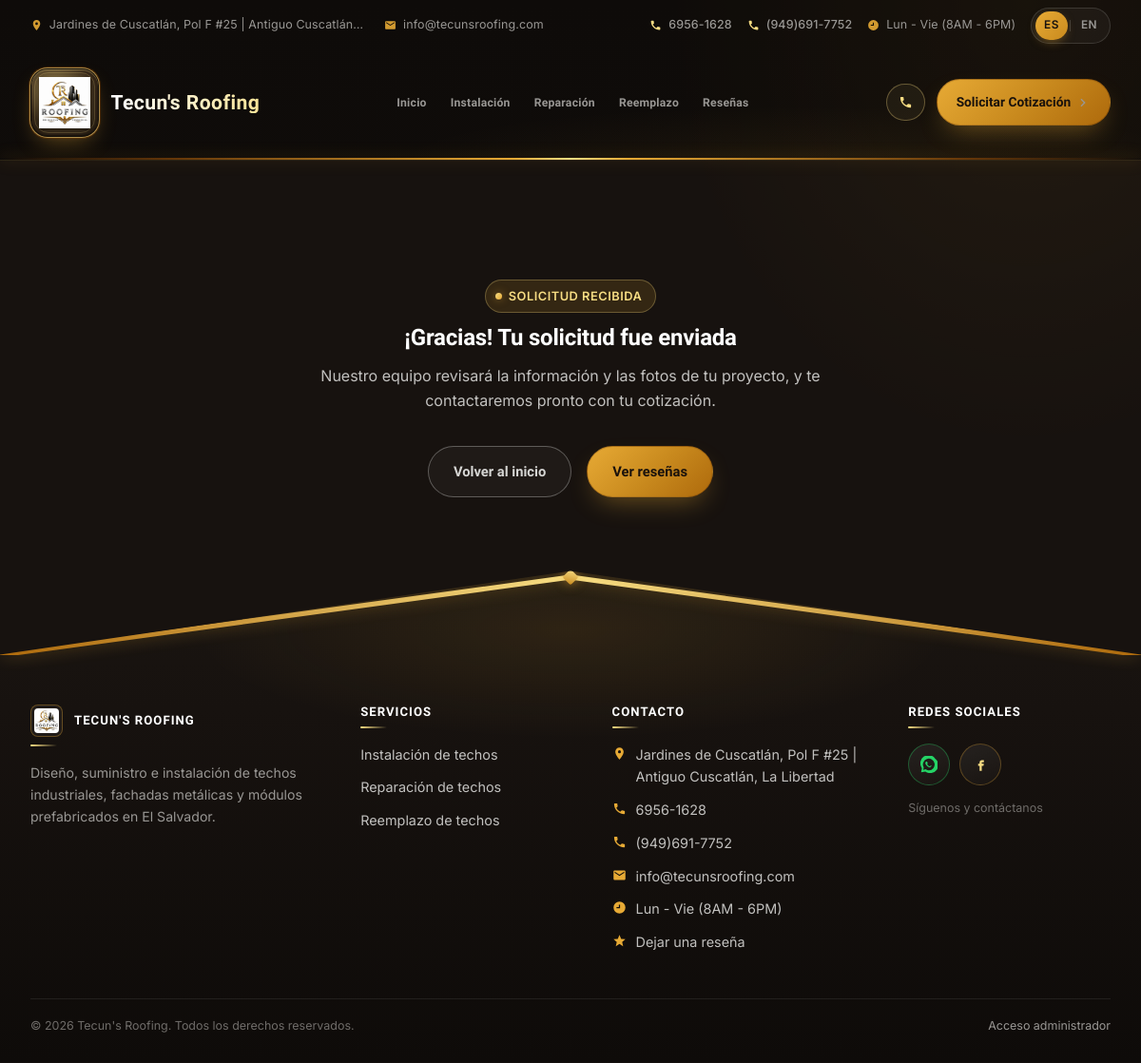
Screenshot of /cotizacion/gracias with the database file from the repository.
### models.py (models this page shows)
class ContentBlock(db.Model):
    __tablename__ = "content_blocks"
    id = db.Column(db.Integer, primary_key=True)
    section_key = db.Column(db.String(80), unique=True, nullable=False)
    label = db.Column(db.String(150), nullable=False)  # human-friendly label for admin UI
    eyebrow = db.Column(db.String(150))
    title = db.Column(db.String(300))
    body = db.Column(db.Text)
    image_path = db.Column(db.String(300))
    extra = db.Column(db.String(300))  # small extra field (phone, cta label, etc.)
    updated_at = db.Column(db.DateTime, default=datetime.utcnow, onupdate=datetime.utcnow)

class Service(db.Model):
    __tablename__ = "services"
    id = db.Column(db.Integer, primary_key=True)
    slug = db.Column(db.String(120), unique=True, nullable=False)
    name = db.Column(db.String(150), nullable=False)
    short_description = db.Column(db.String(400))
    description = db.Column(db.Text)
    image_path = db.Column(db.String(300))  # imagen de portada / fallback del hero
    video_path = db.Column(db.String(300))  # video opcional del hero (mp4/webm)
    order = db.Column(db.Integer, default=0)
    active = db.Column(db.Boolean, default=True)
    gallery_images = db.relationship(
        "ServiceGalleryImage",
        backref="service",
        cascade="all, delete-orphan",
        lazy=True,
        order_by="ServiceGalleryImage.sort_order",
    )

### public_routes.py (the view)
@public_bp.route("/cotizacion/gracias")
def cotizacion_gracias():
    return render_template("cotizacion_gracias.html")

### translations.py (called while the page is built)
def set_language():
    lang = request.cookies.get("lang")
    if lang not in SUPPORTED:
        lang = detect_lang()
    g.lang = lang

def detect_lang():
    accept = request.headers.get("Accept-Language", "")
    primary = accept.split(",")[0].strip().lower()
    code = primary.split(";")[0].split("-")[0].strip()
    return EN if code == EN else DEFAULT

def t(text, lang=None):
    text = str(text) if text is not None else ""
    if not text.strip():
        return text
    lang = lang or getattr(g, "lang", DEFAULT)
    if lang == DEFAULT or not _enabled():
        return text
    mapping = translate_mapping([text], lang)
    return mapping.get(text, text)

### templates/cotizacion_gracias.html (shortened to what this page needs)
{% extends "base.html" %}
{% block content %}
<section class="section section--dark" style="min-height:60vh; display:flex; align-items:center;">
  <div class="container" style="text-align:center; max-width:640px;">
    <div class="eyebrow" style="justify-content:center;">{{ t('Solicitud recibida') }}</div>
    <h1>{{ t('¡Gracias! Tu solicitud fue enviada') }}</h1>
    <p style="color:var(--silver);">{{ t('Nuestro equipo revisará la información y las fotos de tu proyecto, y te contactaremos pronto con tu cotización.') }}</p>
    <div class="hero-actions" style="justify-content:center;">
      <a href="{{ url_for('public.index') }}" class="btn btn-outline">{{ t('Volver al inicio') }}</a>
      <a href="{{ url_for('public.resenas') }}" class="btn btn-rust">{{ t('Ver reseñas') }}</a>
    </div>
  </div>
</section>
{% endblock %}

### templates/base.html (shortened to what this page needs)
<!doctype html>
<html lang="{{ 'en' if current_lang == 'en' else 'es' }}">
<head>
  <link rel="stylesheet" href="{{ url_for('static', filename='css/style.css') }}">
</head>
<body>
  <div class="site-header" id="siteHeader">
    <div class="topbar">
      <div class="container">
        <div class="topbar-left">
          {% if site_info %}
          <span class="topbar-item">
            <svg class="topbar-ico" viewBox="0 0 24 24" aria-hidden="true"><path fill="currentColor" d="M12 2C8.13 2 5 5.13 5 9c0 5.25 7 13 7 13s7-7.75 7-13c0-3.87-3.13-7-7-7zm0 9.5A2.5 2.5 0 1 1 12 6.5a2.5 2.5 0 0 1 0 5z"/></svg>
            <span>{{ site_info.body }}</span>
          </span>
          <a class="topbar-item" href="mailto:{{ site_info.title }}">
            <svg class="topbar-ico" viewBox="0 0 24 24" aria-hidden="true"><path fill="currentColor" d="M20 4H4c-1.1 0-2 .9-2 2v12c0 1.1.9 2 2 2h16c1.1 0 2-.9 2-2V6c0-1.1-.9-2-2-2zm0 4-8 5L4 8V6l8 5 8-5v2z"/></svg>
            <span>{{ site_info.title }}</span>
          </a>
          {% endif %}
        </div>
        <div class="topbar-right">
          {% if site_info %}
          <div class="topbar-phones">
            {% if site_info.eyebrow %}
            <a class="topbar-item topbar-item--phone" href="tel:{{ site_info.eyebrow }}">
              <span>{{ site_info.eyebrow }}</span>
            </a>
            {% endif %}
            {% if site_info.image_path %}
            <a class="topbar-item topbar-item--phone" href="tel:{{ site_info.image_path }}">
              <span>{{ site_info.image_path }}</span>
            </a>
            {% endif %}
            <span class="topbar-item">
            <svg class="topbar-ico" viewBox="0 0 24 24" aria-hidden="true"><path fill="currentColor" d="M12 2a10 10 0 1 0 0 20 10 10 0 0 0 0-20zm1 11H7v-2h4V7h2v6z"/></svg>
            <span>{{ site_info.extra }}</span>
          </span>
          <div class="lang-switch" aria-label="Idioma / Language">
            <a href="{{ url_for('public.set_lang', lang='es') }}" class="{{ 'active' if current_lang == 'es' else '' }}" aria-label="Español">ES</a>
            <a href="{{ url_for('public.set_lang', lang='en') }}" class="{{ 'active' if current_lang == 'en' else '' }}" aria-label="English">EN</a>
          </div>
        </div>
        {% endif %}
      </div>
    </div>
    <header class="navbar">
      <div class="container">
        <a class="brand" href="{{ url_for('public.index') }}">
          {% if site_logo and site_logo.image_path %}
            <span class="brand-logo-wrap">
              <img src="{{ url_for('static', filename=site_logo.image_path) }}" alt="Tecun's Roofing">
            </span>
          {% else %}
            <span class="brand-mark" aria-hidden="true"></span>
          {% endif %}
          <span class="brand-text">
            <span class="brand-name">{% block brand_name %}Tecun's Roofing{% endblock %}</span>
          </span>
        </a>
        <nav class="nav-links" id="navLinks" aria-label="{{ t('Menú principal') }}">
          {% set ep = request.endpoint or '' %}
          {% set current_slug = (request.view_args or {}).get('slug') %}
          <a
            class="nav-item {{ 'is-active' if ep == 'public.index' else '' }}"
            href="{{ url_for('public.index') }}"
          >{{ t('Inicio') }}</a>
          {% for s in nav_services %}
          {% set nav_label = s.name
            | replace(' de techos', '')
            | replace(' de Techos', '')
            | replace('Roofing ', '')
            | replace('Roof ', '')
            | replace(' roofs', '')
            | replace(' roof', '')
          %}
          <a
            class="nav-item {{ 'is-active' if ep == 'public.servicio_detalle' and current_slug == s.slug else '' }}"
            href="{{ url_for('public.servicio_detalle', slug=s.slug) }}"
          >{{ nav_label }}</a>
          {% endfor %}
          <a
            class="nav-item {{ 'is-active' if ep == 'public.resenas' else '' }}"
            href="{{ url_for('public.resenas') }}"
          >{{ t('Reseñas') }}</a>
        </nav>
        <div class="nav-cta">
          {% if site_info %}
          <button class="btn btn-call btn-call--desk" id="nav-phone-btn" type="button" aria-haspopup="dialog" aria-label="Llamar">
            <svg viewBox="0 0 24 24" aria-hidden="true"><path fill="currentColor" d="M6.62 10.79a15.05 15.05 0 0 0 6.59 6.59l2.2-2.2a1 1 0 0 1 1.01-.24c1.12.37 2.33.57 3.58.57a1 1 0 0 1 1 1V20a1 1 0 0 1-1 1C10.4 21 3 13.6 3 4a1 1 0 0 1 1-1h3.5a1 1 0 0 1 1 1c0 1.25.2 2.45.57 3.57a1 1 0 0 1-.25 1.02l-2.2 2.2z"/></svg>
          </button>
          {% endif %}
          <a class="btn btn-rust btn-nav-cta" href="{{ url_for('public.cotizacion') }}">
            <span>{{ t('Solicitar Cotización') }}</span>
            <svg class="btn-arrow" viewBox="0 0 24 24" aria-hidden="true"><path fill="currentColor" d="M13.172 12 8.222 7.05l1.414-1.414L16 12l-6.364 6.364-1.414-1.414z"/></svg>
          </a>
        </div>
      </div>
      <div class="navbar-glow" aria-hidden="true"></div>
    </header>
    <div class="header-accent" aria-hidden="true"></div>
  </div>
  <main>
    {% block content %}{% endblock %}
  </main>
  <footer class="site-footer">
    <div class="site-footer__shell">
      <div class="site-footer__ridge" aria-hidden="true">
        <span class="site-footer__ridge-cap"></span>
      </div>
      <div class="container site-footer__content">
        <div class="footer-grid">
          <div class="footer-brand">
            <h4 class="footer-brand__name">
              {% if site_logo and site_logo.image_path %}
                <img src="{{ url_for('static', filename=site_logo.image_path) }}" alt="Tecun's Roofing" class="footer-brand__logo">
              {% endif %}
              <span>TECUN'S ROOFING</span>
            </h4>
            <p class="footer-brand__text">{{ t('Diseño, suministro e instalación de techos industriales, fachadas metálicas y módulos prefabricados en El Salvador.') }}</p>
          </div>
          <div class="footer-col">
            <h4>{{ t('Servicios') }}</h4>
            <ul>
              {% for s in nav_services %}
                <li><a href="{{ url_for('public.servicio_detalle', slug=s.slug) }}">{{ s.name }}</a></li>
              {% endfor %}
            </ul>
          </div>
          <div class="footer-col">
            <h4>{{ t('Contacto') }}</h4>
            <ul class="footer-contact">
              {% if site_info %}
              <li>
                <svg viewBox="0 0 24 24" aria-hidden="true"><path fill="currentColor" d="M12 2C8.13 2 5 5.13 5 9c0 5.25 7 13 7 13s7-7.75 7-13c0-3.87-3.13-7-7-7zm0 9.5A2.5 2.5 0 1 1 12 6.5a2.5 2.5 0 0 1 0 5z"/></svg>
                <span>{{ site_info.body }}</span>
              </li>
              <li>
                <svg viewBox="0 0 24 24" aria-hidden="true"><path fill="currentColor" d="M6.62 10.79a15.05 15.05 0 0 0 6.59 6.59l2.2-2.2a1 1 0 0 1 1.01-.24c1.12.37 2.33.57 3.58.57a1 1 0 0 1 1 1V20a1 1 0 0 1-1 1C10.4 21 3 13.6 3 4a1 1 0 0 1 1-1h3.5a1 1 0 0 1 1 1c0 1.25.2 2.45.57 3.57a1 1 0 0 1-.25 1.02l-2.2 2.2z"/></svg>
                <a href="tel:{{ site_info.eyebrow }}">{{ site_info.eyebrow }}</a>
              </li>
              {% if site_info.image_path %}
              <li>
                <svg viewBox="0 0 24 24" aria-hidden="true"><path fill="currentColor" d="M6.62 10.79a15.05 15.05 0 0 0 6.59 6.59l2.2-2.2a1 1 0 0 1 1.01-.24c1.12.37 2.33.57 3.58.57a1 1 0 0 1 1 1V20a1 1 0 0 1-1 1C10.4 21 3 13.6 3 4a1 1 0 0 1 1-1h3.5a1 1 0 0 1 1 1c0 1.25.2 2.45.57 3.57a1 1 0 0 1-.25 1.02l-2.2 2.2z"/></svg>
                <a href="tel:{{ site_info.image_path }}">{{ site_info.image_path }}</a>
              </li>
              {% endif %}
              <li>
                <svg viewBox="0 0 24 24" aria-hidden="true"><path fill="currentColor" d="M20 4H4c-1.1 0-2 .9-2 2v12c0 1.1.9 2 2 2h16c1.1 0 2-.9 2-2V6c0-1.1-.9-2-2-2zm0 4-8 5L4 8V6l8 5 8-5v2z"/></svg>
                <a href="mailto:{{ site_info.title }}">{{ site_info.title }}</a>
              </li>
              <li>
                <svg viewBox="0 0 24 24" aria-hidden="true"><path fill="currentColor" d="M12 2a10 10 0 1 0 0 20 10 10 0 0 0 0-20zm1 11H7v-2h4V7h2v6z"/></svg>
                <span>{{ site_info.extra }}</span>
              </li>
              {% endif %}
              <li>
                <svg viewBox="0 0 24 24" aria-hidden="true"><path fill="currentColor" d="M12 17.27 18.18 21l-1.64-7.03L22 9.24l-7.19-.61L12 2 9.19 8.63 2 9.24l5.46 4.73L5.82 21z"/></svg>
                <a href="{{ url_for('public.resenas') }}">{{ t('Dejar una reseña') }}</a>
              </li>
            </ul>
          </div>
          <div class="footer-col">
            <h4>{{ t('Redes sociales') }}</h4>
            <div class="footer-social">
              {% if site_socials and site_socials.eyebrow %}
              <a class="footer-social__btn footer-social__btn--wa" href="{{ site_socials.eyebrow }}" target="_blank" rel="noopener" aria-label="WhatsApp" title="WhatsApp">
                <svg viewBox="0 0 24 24" aria-hidden="true"><path fill="currentColor" d="M20.5 3.5A11 11 0 0 0 2.1 17.2L1 23l5.9-1.1A11 11 0 1 0 20.5 3.5zM12 20.2a8.2 8.2 0 0 1-4.2-1.2l-.3-.2-3.5.7.7-3.4-.2-.3A8.2 8.2 0 1 1 12 20.2zm4.7-5.9c-.3-.1-1.5-.8-1.8-.8-.2 0-.4-.1-.6.2s-.7.8-.8 1-.3.2-.6.1a6.7 6.7 0 0 1-3.3-2.9c-.2-.4.2-.4.6-1.3.1-.1 0-.3 0-.4s-.6-1.4-.8-1.9c-.2-.5-.4-.4-.6-.4h-.5c-.2 0-.4.1-.6.3s-.8.8-.8 1.9.8 2.2.9 2.3a9 9 0 0 0 3.7 3.2c1.4.6 1.7.5 2 .4.3-.1 1.1-.4 1.2-.9.2-.4.2-.8.1-.9-.1 0-.2-.1-.5-.2z"/></svg>
              </a>
              {% elif site_info and site_info.eyebrow %}
              <a class="footer-social__btn footer-social__btn--wa" href="https://wa.me/503{{ site_info.eyebrow|replace('-','')|replace(' ','')|replace('(','')|replace(')','')|replace('+','') }}" target="_blank" rel="noopener" aria-label="WhatsApp" title="WhatsApp">
              </a>
              {% endif %}
              {% if site_socials and site_socials.title %}
              <a class="footer-social__btn" href="{{ site_socials.title }}" target="_blank" rel="noopener" aria-label="Facebook" title="Facebook">
                <svg viewBox="0 0 24 24" aria-hidden="true"><path fill="currentColor" d="M14 9h3V6h-3c-1.8 0-3 1.4-3 3v2H9v3h2v7h3v-7h2.4l.6-3H14V9z"/></svg>
              </a>
              {% endif %}
            </div>
            <p class="footer-social__hint">{{ t('Síguenos y contáctanos') }}</p>
          </div>
        </div>
        <div class="footer-bottom">
          <span>© {{ 2026 }} Tecun's Roofing. {{ t('Todos los derechos reservados.') }}</span>
          <a href="{{ url_for('admin.login') }}">{{ t('Acceso administrador') }}</a>
        </div>
      </div>
    </div>
  </footer>
</body>
</html>

### rows the page displays
ContentBlock: body "Jardines de Cuscatlán, Pol F #25 | Antiguo Cuscatlá…", title "info@tecunsroofing.com", eyebrow "6956-1628", image_path "(949)691-7752", extra "Lun - Vie (8AM - 6PM)", body "Jardines de Cuscatlán, Pol F #25 | Antiguo Cuscatlán, La Libertad"
ContentBlock: image_path (picture)
Service: nav_label "Instalación", name "Instalación de techos"
Service: nav_label "Reparación", name "Reparación de techos"
Service: nav_label "Reemplazo", name "Reemplazo de techos"

### other values shown
{{ t('Inicio') }} "Inicio"
{{ t('Reseñas') }} "Reseñas"
{{ t('Solicitar Cotización') }} "Solicitar Cotización"
{{ t('Solicitud recibida') }} "SOLICITUD RECIBIDA"
{{ t('¡Gracias! Tu solicitud fue enviada') }} "¡Gracias! Tu solicitud fue enviada"
{{ t('Volver al inicio') }} "Volver al inicio"
{{ t('Ver reseñas') }} "Ver reseñas"
{{ t('Servicios') }} "SERVICIOS"
{{ t('Contacto') }} "CONTACTO"
{{ t('Dejar una reseña') }} "Dejar una reseña"
{{ t('Redes sociales') }} "REDES SOCIALES"
{{ t('Síguenos y contáctanos') }} "Síguenos y contáctanos"
{{ 2026 }} "2026"
{{ t('Todos los derechos reservados.') }} "Todos los derechos reservados."
{{ t('Acceso administrador') }} "Acceso administrador"
